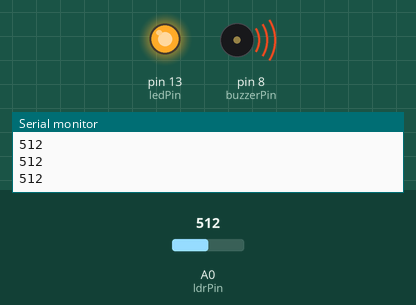
Simulated run of this sketch. Board: Arduino Uno, built with avr-gcc and run on an emulated ATmega328P. Parts: output pins drawn as LEDs (lit = HIGH), buzzer (waves = sounding), the last lines printed to the serial monitor. The test bench sets the inputs (shaded band); at power-on: A0 (ldrPin) = 512.

Above: at 1.2 s.
1.3 s: A0 (ldrPin) set to 482
At 1.9 s:
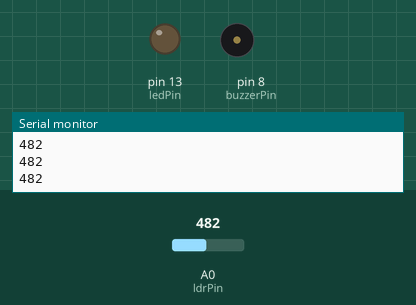
2.8 s: A0 (ldrPin) set to 510
At 3.3 s:
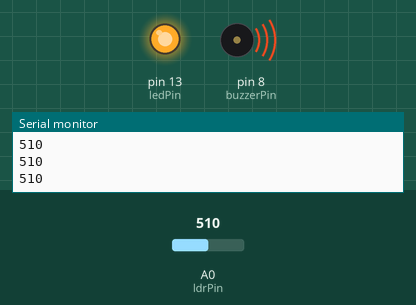
4.3 s: A0 (ldrPin) set to 490
At 5.8 s:
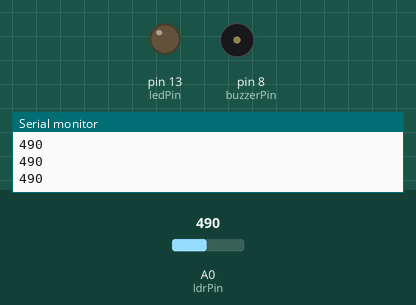
Timing chart, 0 to 7.3 s (numbered marks = the images above; inputs shaded):
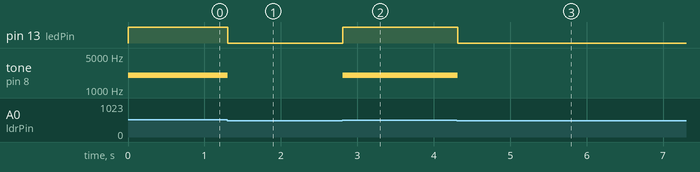

The sketch:

exp_04.ino
```cpp
//Nomes: Josefa Aline Santos e Marcella Ricoy
#define ex1

#ifdef ex1
//Acrescente um buzzer a montagem. Modifique o programa para o led
//acender e o buzzer apitar.
//Sensor de luz
int ledPin = 13; //Led no pino 13
int ldrPin = A0; //LDR no pino analogico A0
int ldrValor = 0; //Valor lido do LDR
int buzzerPin = 8;

void setup() {
pinMode(ledPin,OUTPUT); //define a porta 13 como saída
pinMode(buzzerPin, OUTPUT); ////Inicializa o pin do buzzer como saÍda(OUTPUT)
Serial.begin(9600); //Inicia a comunicação serial
}
void loop() {
//ler o valor do LDR
ldrValor = analogRead(ldrPin); //O valor lido sera’ entre 0 e 1023
//imprime o valor lido do LDR no monitor serial
Serial.println(ldrValor);

//se o valor lido for maior que 500, liga o led e aciona o buzzer
if (ldrValor>= 500) {
  digitalWrite(ledPin,HIGH);
  tone(buzzerPin, 2000);
}
// senão, apaga o led e desliga o buzzer
else {
  digitalWrite(ledPin,LOW);
  noTone(buzzerPin);
}

delay(100);
}
#endif

#ifdef ex2
//Acrescente mais 2 leds a montagem. Conforme a luminosidade diminui os
//leds vão acendendo progressivamente. O buzzer deve apitar quando o último led
//acender.
int led1 = 11; //Led no pino 11
int led2 = 12; //Led no pino 12
int led3 = 13; //Led no pino 13
int ldrPin = A0; //LDR no pino analogico A0
int ldrValor = 0; //Valor lido do LDR
int buzzerPin = 8;

void setup() {
pinMode(led1,OUTPUT);
pinMode(led2,OUTPUT);
pinMode(led3,OUTPUT);
pinMode(buzzerPin, OUTPUT);
Serial.begin(9600);
}

void loop() {
//ler o valor do LDR
ldrValor = analogRead(ldrPin);
Serial.println(ldrValor);

if (ldrValor >= 345)
  digitalWrite(led1,HIGH);
else
  digitalWrite(led1,LOW);

if (ldrValor >= 500)
  digitalWrite(led2,HIGH);
else
  digitalWrite(led2,LOW);

if (ldrValor >= 1000) {
  digitalWrite(led3,HIGH);
  tone(buzzerPin, 2000);
}

else {
  digitalWrite(led3,LOW);
  noTone(buzzerPin);
}

delay(100);
}
#endif

#ifdef ex3
//Transforme a leitura do sensor de luminosidade em uma função que
//retorna o valor lido.
int led1 = 11;
int led2 = 12;
int led3 = 13;
int ldrPin = A0; //LDR no pino analogico A0
int buzzerPin = 8;

void setup() {
pinMode(led1,OUTPUT);
pinMode(led2,OUTPUT);
pinMode(led3,OUTPUT);
pinMode(buzzerPin, OUTPUT);
Serial.begin(9600);
}

int leituraSensor() { //função que lê e retorna o valor lido
int ldrValor = 0;
//ler o valor do LDR
ldrValor = analogRead(ldrPin); //O valor lido sera’ entre 0 e 1023
//imprime o valor lido do LDR no monitor serial
Serial.println(ldrValor);

return ldrValor;
}

void loop() {
int ldrValor;
ldrValor = leituraSensor();

if (ldrValor >= 345)
  digitalWrite(led1,HIGH);
else
  digitalWrite(led1,LOW);

if (ldrValor >= 500)
  digitalWrite(led2,HIGH);
else
  digitalWrite(led2,LOW);

if (ldrValor >= 1000) {
  digitalWrite(led3,HIGH);
  tone(buzzerPin, 2000);
}

else {
  digitalWrite(led3,LOW);
  noTone(buzzerPin);
}

delay(100);
}
#endif

#ifdef ex4
//Transforme o controle de cada um dos leds em uma função que
//recebe o valor lido.
int led1 = 11; //Led no pino 11
int led2 = 12; //Led no pino 12
int led3 = 13; //Led no pino 13
int ldrPin = A0; //LDR no pino analogico A0
int buzzerPin = 8;

void setup() {
pinMode(led1,OUTPUT); //define a porta 13 como saída
pinMode(led2,OUTPUT); //define a porta 13 como saída
pinMode(led3,OUTPUT); //define a porta 13 como saída
pinMode(buzzerPin, OUTPUT); ////Inicializa o pin do buzzer como saÍda(OUTPUT)
Serial.begin(9600); //Inicia a comunicação serial
}

int leituraSensor() {
int ldrValor = 0;
ldrValor = analogRead(ldrPin);
Serial.println(ldrValor);

return ldrValor;
}

void ligaLED1(int ldrValor) {
	if (ldrValor >= 345)
		digitalWrite(led1,HIGH);
	else
		digitalWrite(led1,LOW);
}

void ligaLED2(int ldrValor) {
	if (ldrValor >= 500)
	  digitalWrite(led2,HIGH);
	else
		digitalWrite(led2,LOW);
}

void ligaLED3(int ldrValor) {
  if (ldrValor >= 1000) {
  	digitalWrite(led3,HIGH);
 	tone(buzzerPin, 2000);
  }
  else {
	digitalWrite(led3,LOW);
  	noTone(buzzerPin);
    }
}

void loop() {
int ldrValor;
ldrValor = leituraSensor();
ligaLED1(ldrValor);
ligaLED2(ldrValor);
ligaLED3(ldrValor);

if (ldrValor >= 1000)
 	tone(buzzerPin, 2000);
else
  	noTone(buzzerPin);

delay(100);
}
#endif

#ifdef ex5
//Transforme o controle do buzzer em uma função que
//recebe o valor lido.
int led1 = 11; //Led no pino 11
int led2 = 12; //Led no pino 12
int led3 = 13; //Led no pino 13
int ldrPin = A0; //LDR no pino analogico A0
int buzzerPin = 8;

void setup() {
pinMode(led1,OUTPUT);
pinMode(led2,OUTPUT); //define a porta 13 como saída
pinMode(led3,OUTPUT); //define a porta 13 como saída
pinMode(buzzerPin, OUTPUT); ////Inicializa o pin do buzzer como saÍda(OUTPUT)
Serial.begin(9600); //Inicia a comunicação serial
}

int leituraSensor() {
int ldrValor = 0;
ldrValor = analogRead(ldrPin);
Serial.println(ldrValor);

return ldrValor;
}

void ligaLED1(int ldrValor) {
	if (ldrValor >= 345)
		digitalWrite(led1,HIGH);
	else
		digitalWrite(led1,LOW);
}

void ligaLED2(int ldrValor) {
	if (ldrValor >= 500)
	  digitalWrite(led2,HIGH);
	else
		digitalWrite(led2,LOW);
}

void ligaLED3(int ldrValor) {
	if (ldrValor >= 1000)
  		digitalWrite(led3,HIGH);
	else
		digitalWrite(led3,LOW);
}


void ligaBuzzer(int ldrValor) {
	if (ldrValor >= 1000)
 	 tone(buzzerPin, 2000);

	else
	  noTone(buzzerPin);
}

void loop() {
int ldrValor;
ldrValor = leituraSensor();
ligaLED1(ldrValor);
ligaLED2(ldrValor);
ligaLED3(ldrValor);
ligaBuzzer(ldrValor);

delay(100);
}
#endif
```

Measured:
- the behaviour switches between 500 and 499 on A0 (ldrPin) (found by bisection; images 0 and 1)
- after the input at 1.3 s, pin 13 (ledPin): HIGH → LOW at once; tone on pin 8 (buzzerPin): 2000 Hz → silent at once
- after the input at 2.8 s, pin 13 (ledPin): LOW → HIGH at once; tone on pin 8 (buzzerPin): silent → 2000 Hz at once
- after the input at 4.3 s, pin 13 (ledPin): HIGH → LOW at once; tone on pin 8 (buzzerPin): 2000 Hz → silent at once
